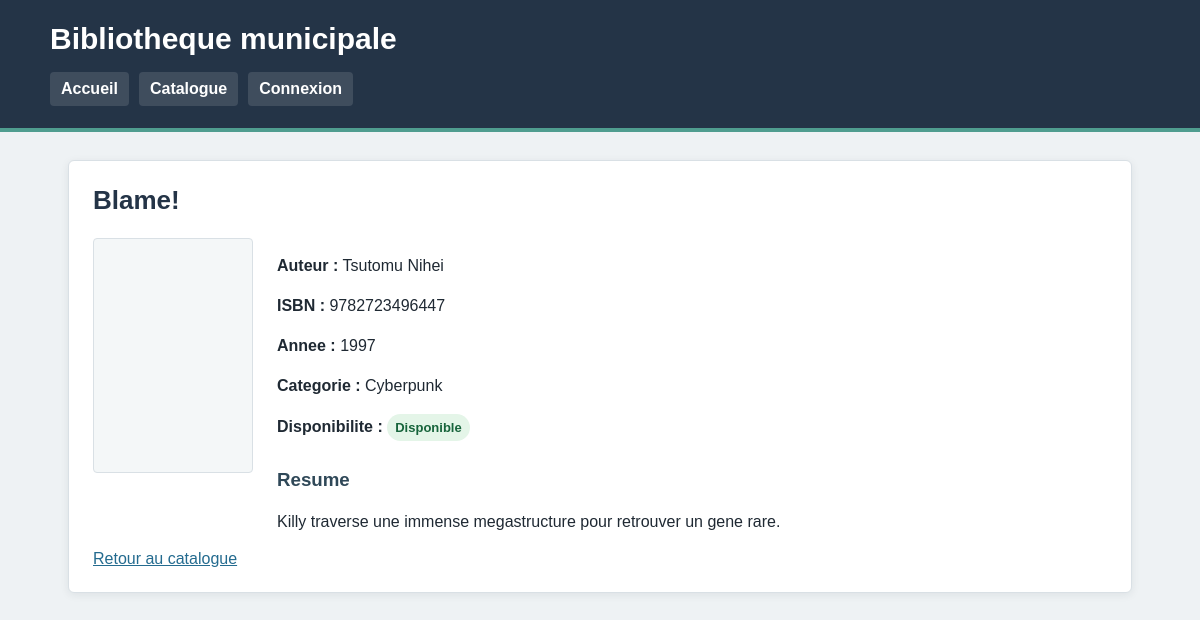
The page /livre.php?id=1 on the database its author committed.
### tables this page shows
CREATE TABLE livres (
    id INT AUTO_INCREMENT PRIMARY KEY,
    titre VARCHAR(200) NOT NULL,
    auteur VARCHAR(150) NOT NULL,
    isbn VARCHAR(30) NOT NULL UNIQUE,
    annee_publication INT NULL,
    resume TEXT,
    categorie_id INT,
    disponible TINYINT(1) NOT NULL DEFAULT 1,
    couverture VARCHAR(255) NULL,
    FOREIGN KEY (categorie_id) REFERENCES categories(id)
);

CREATE TABLE categories (
    id INT AUTO_INCREMENT PRIMARY KEY,
    nom VARCHAR(100) NOT NULL UNIQUE
);

### public/livre.php (the view, shortened to what this page needs)
<?php
$pdo = connexionBDD();
$id = (int) ($_GET['id'] ?? 0);
$sql = "SELECT livres.*, categories.nom AS categorie
        FROM livres
        LEFT JOIN categories ON livres.categorie_id = categories.id
        WHERE livres.id = :id";
$requete = $pdo->prepare($sql);
$requete->execute(['id' => $id]);
$livre = $requete->fetch(PDO::FETCH_ASSOC);
include __DIR__ . '/../templates/header.php';
?>
<section class="bloc">
    <?php if (!$livre): ?>
        <h2>Livre introuvable</h2>
        <p>Le livre demande n'existe pas.</p>
        <a href="catalogue.php">Retour au catalogue</a>
    <?php else: ?>
        <h2><?= htmlspecialchars($livre['titre']) ?></h2>
        <div class="detail-livre">
            <div class="jaquette grande-jaquette">
            </div>
            <div>
        <p><strong>Auteur :</strong> <?= htmlspecialchars($livre['auteur']) ?></p>
        <p><strong>ISBN :</strong> <?= htmlspecialchars($livre['isbn']) ?></p>
        <p><strong>Annee :</strong> <?= htmlspecialchars($livre['annee_publication']) ?></p>
        <p><strong>Categorie :</strong> <?= htmlspecialchars($livre['categorie'] ?? 'Non classe') ?></p>
        <p><strong>Disponibilite :</strong>
            <?php if ($livre['disponible']): ?>
                <span class="disponible">Disponible</span>
            <?php else: ?>
                <span class="indisponible">Indisponible</span>
            <?php endif; ?>
        </p>
        <h3>Resume</h3>
        <p><?= nl2br(htmlspecialchars($livre['resume'])) ?></p>
            </div>
        </div>
        <a href="catalogue.php">Retour au catalogue</a>
    <?php endif; ?>
</section>
<?php include __DIR__ . '/../templates/footer.php'; ?>

### public/assets/css/style.css (style rules this page uses)
* { box-sizing: border-box; }
body { margin: 0; font-family: Arial, Helvetica, sans-serif; background: #eef2f4; color: #1f2933; }
.bloc { background: white; padding: 24px; border: 1px solid #d9e0e5; border-radius: 6px; box-shadow: 0 2px 8px rgba(31, 41, 51, 0.08); }
h2 { margin-top: 0; color: #243447; font-size: 26px; }
h3 { color: #2f4858; margin-top: 28px; }
p { line-height: 1.5; }
a { color: #246b8f; }
.jaquette { width: 72px; height: 104px; border: 1px solid #d9e0e5; border-radius: 4px; background: #f4f7f8; display: flex; align-items: center; justify-content: center; overflow: hidden; }
.grande-jaquette { width: 160px; height: 235px; flex: 0 0 auto; }
.detail-livre { display: flex; gap: 24px; align-items: flex-start; }
.revele { opacity: 0; transform: translateY(10px); transition: opacity 0.35s ease, transform 0.35s ease; }
.revele.visible { opacity: 1; transform: translateY(0); }
.disponible, .indisponible { display: inline-block; padding: 4px 8px; border-radius: 20px; font-size: 13px; font-weight: bold; }
.disponible { color: #17643b; background: #e4f5e8; }

### rows shown on the page
livres: titre "Blame!", auteur "Tsutomu Nihei", isbn "9782723496447", annee_publication "1997", categorie.nom "Cyberpunk", resume "Killy traverse une immense megastructure pour retrouver un gene rare."
